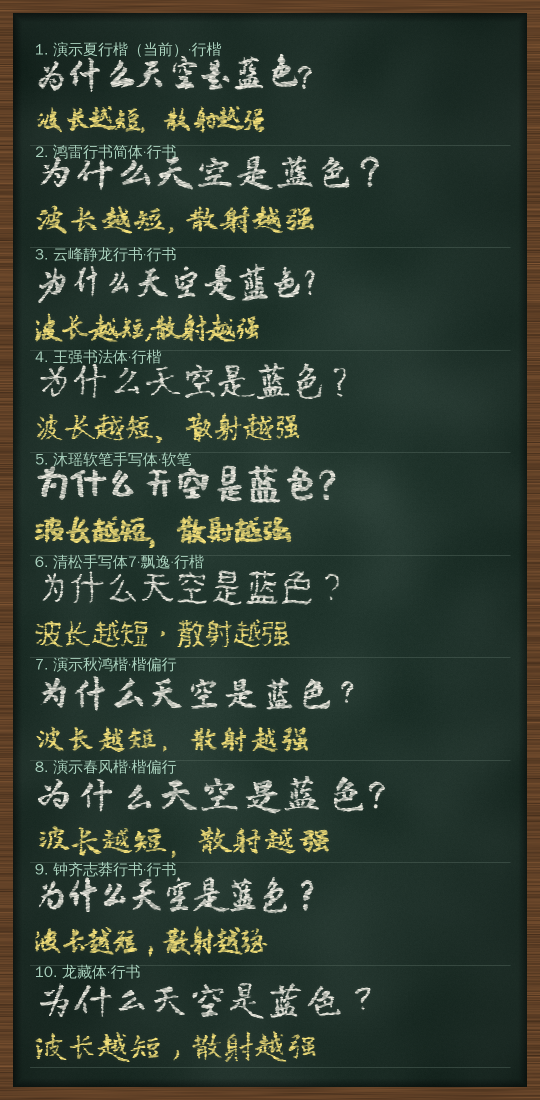
#> input picture chalkboard-video/xingkai_fonts_compare.png, 1080 x 2200 px (shown at 1/2 size)
$ python pixelize.py ../chalkboard-video/xingkai_fonts_compare.png out.png
#> lines starting #> are read from the running program, lines starting #| are printed output that depends on the picture
"""把一张图做成像素风 GIF：缩到 320×180 原生像素、固定调色板，加镜头漂浮、风线、飘过的小云和阳光闪烁，循环播放。
  python3 pixelize.py 输入图 输出.gif [--scale 3] [--colors 64] [--secs 2.4]"""
import argparse, math
import numpy as np
from PIL import Image, ImageDraw, ImageEnhance

ap = argparse.ArgumentParser()
ap.add_argument('src'); ap.add_argument('out')
ap.add_argument('--scale', type=int, default=3)
ap.add_argument('--colors', type=int, default=64)
ap.add_argument('--secs', type=float, default=2.4)
ap.add_argument('--fps', type=int, default=10)
A = ap.parse_args()

W, H = 320, 180
PAD = 6                      # 留边给镜头漂浮
BW, BH = W + 2 * PAD, H + 2 * PAD
BAYER = (np.array([[0, 8, 2, 10], [12, 4, 14, 6], [3, 11, 1, 9], [15, 7, 13, 5]]) + 0.5) / 16


def hsh(*v):
    x = 0
    for i in v:
        x = (x * 1000003 + int(i * 7919) + 12345) & 0xFFFFFFFF
    x ^= x >> 13; x = (x * 0x5BD1E995) & 0xFFFFFFFF; x ^= x >> 15
    return (x & 0xFFFFFF) / float(0x1000000)


src = Image.open(A.src).convert('RGB')
#> src is the input picture: PIL image 1080x2200 RGB; mean R, G, B 50.4, 63.1, 51.6
# 先略微提高饱和度和对比，缩小后颜色更“像素游戏”
src = ImageEnhance.Color(src).enhance(1.15)
src = ImageEnhance.Contrast(src).enhance(1.08)
base = src.resize((BW, BH), Image.LANCZOS)
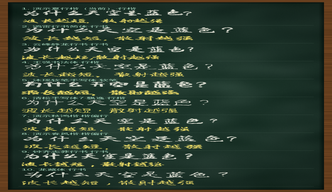
#> base: PIL image 332x192 RGB; mean R, G, B 47.7, 63.4, 48.7
# 固定调色板（中位切分），整段动画共用，避免闪烁
pal_img = base.quantize(colors=A.colors, method=Image.MEDIANCUT, dither=Image.NONE)
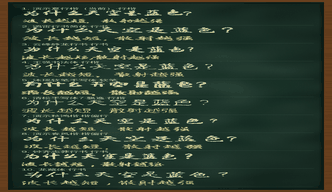
#> pal_img: PIL image 332x192 P; mean R, G, B 47.2, 63.2, 48.9
PALETTE = pal_img.getpalette()[:A.colors * 3]
#> PALETTE = 192 values, max 211 at index 0, min 10 at index 189, mean 52.19
pal_rgb = np.array(PALETTE, float).reshape(-1, 3)
#> pal_rgb = 64 rows, first 8: [211, 208, 160], [175, 178, 132], [155, 157, 108], [131, 145, 120], [122, 130, 91], [103, 122, 101], [98, 109, 78], [82, 103, 86]


def to_pal(img):
    """有序抖动 + 映射到固定调色板"""
    a = np.asarray(img).astype(float)
    h, w = a.shape[:2]
#> h = 192; w = 332
    bay = np.tile(BAYER, (h // 4 + 1, w // 4 + 1))[:h, :w][:, :, None]
    a = a + (bay - 0.5) * 18
    d = ((a[:, :, None, :] - pal_rgb[None, None]) ** 2).sum(3)
    idx = d.argmin(2).astype(np.uint8)
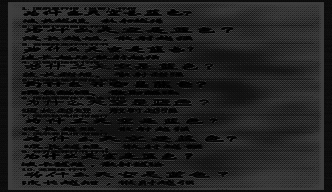
#> idx: shape (192, 332); min 0, max 63, mean 30.4
    p = Image.fromarray(idx, 'P'); p.putpalette(PALETTE + [0] * (768 - len(PALETTE)))
#> after `p = Image.fromarray(idx, 'P')`: p: PIL image 332x192 P; every value is 0
    return p


base_p = to_pal(base).convert('RGB')
N = int(A.secs * A.fps)


def cloud(d, x, y, s, col, edge):
    for (dx, dy, r) in ((0, 0, 5), (6, -3, 6), (13, 0, 5), (7, 2, 5)):
        d.ellipse([x + dx * s - r * s, y + dy * s - r * s, x + dx * s + r * s, y + dy * s + r * s], fill=edge)
    for (dx, dy, r) in ((0, 0, 4), (6, -3, 5), (13, 0, 4), (7, 2, 4)):
        d.ellipse([x + dx * s - r * s, y + dy * s - r * s, x + dx * s + r * s, y + dy * s + r * s], fill=col)


frames = []
for f in range(N):
    ph = f / N                        # 0..1 一个循环
    a = 2 * math.pi * ph
    # 镜头：轻轻上下浮动 + 小幅左右摆，像跟着神龙一起飞
    ox = PAD + int(round(math.sin(a) * 3))
    oy = PAD + int(round(math.sin(a * 2) * 2))
    img = base_p.crop((ox, oy, ox + W, oy + H))
    d = ImageDraw.Draw(img)
    # 阳光：左上角一圈一圈闪
    arr = np.asarray(img).astype(float)
    yy, xx = np.mgrid[0:H, 0:W]
    r = np.hypot(xx - 6, yy - 6)
    glow = np.clip(1 - r / (46 + 6 * math.sin(a * 2)), 0, 1) ** 1.6 * 0.5
    bay = np.tile(BAYER, (H // 4 + 1, W // 4 + 1))[:H, :W]
    m = bay < glow * 1.6
    arr[m] = arr[m] * 0.45 + np.array([255, 250, 225]) * 0.55
    img = Image.fromarray(arr.astype(np.uint8))
    d = ImageDraw.Draw(img)
    for i in range(6):
        ang = 0.25 + i * 0.22 + math.sin(a + i) * 0.03
        L = 30 + 10 * math.sin(a * 2 + i)
        d.line([(6, 6), (6 + math.cos(ang) * L, 6 + math.sin(ang) * L)], fill=(255, 252, 230))
    # 风线：往右飞掠（神龙朝左飞，背景向右退）
    for i in range(14):
        y = int(4 + hsh(i, 1) * 22) if i % 2 else int(150 + hsh(i, 1) * 26)  # 只在上下两条天空/云海里，不划过人物
        ln = 10 + int(hsh(i, 2) * 22)
        sp = 1 + int(hsh(i, 3) * 2)                       # 每个循环走 1~2 屏，首尾衔接
        x = int((hsh(i, 4) * (W + 80) + ph * sp * (W + 80)) % (W + 80)) - 40
        d.line([(x, y), (x + ln, y)], fill=(250, 252, 255) if i % 3 else (210, 225, 255))
    # 前景小云飘过（像素云）
    for i in range(3):
        y = int(168 + i * 5 + hsh(i, 7) * 3)
        x = int((hsh(i, 8) * (W + 120) + ph * (W + 120)) % (W + 120)) - 60
        cloud(d, x, y, 1, (250, 248, 255), (176, 186, 220))
    # 闪光点
    for i in range(10):
        if (f + i * 3) % 8 < 3:
            sx, sy = int(hsh(i, 9) * W), int(hsh(i, 10) * 90)
            rr = 2 if (f + i * 3) % 8 == 1 else 1
            d.line([(sx - rr, sy), (sx + rr, sy)], fill=(255, 255, 240)); d.line([(sx, sy - rr), (sx, sy + rr)], fill=(255, 255, 240))
    p = to_pal(img) if False else img.quantize(palette=pal_img, dither=Image.NONE)
    frames.append(p.resize((W * A.scale, H * A.scale), Image.NEAREST))
#> this loop made 24 passes
#> pass 1, `img = base_p.crop((ox, oy, ox + W, oy + H))`:
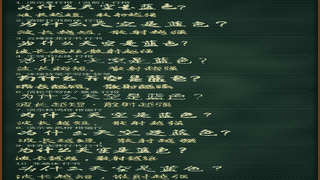
#> img: PIL image 320x180 RGB; mean R, G, B 45, 64.3, 51
#> pass 1, `p = to_pal(img) if False else img.quantize(palette=pal_img, dither=Ima..`:
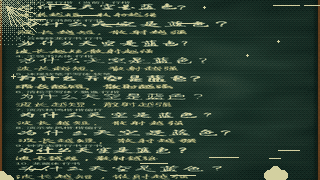
#> p: PIL image 320x180 P; mean R, G, B 47.6, 66.7, 52.7
#> after the loop:
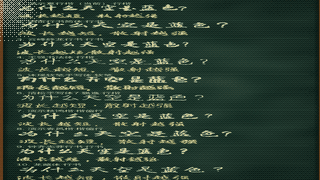
#> arr: shape (180, 320, 3) float64; mean R, G, B 45.9, 65.2, 51.8
#> after the loop, frames = 24 items

frames[0].save(A.out, save_all=True, append_images=frames[1:], duration=int(1000 / A.fps), loop=0, optimize=True, disposal=1)
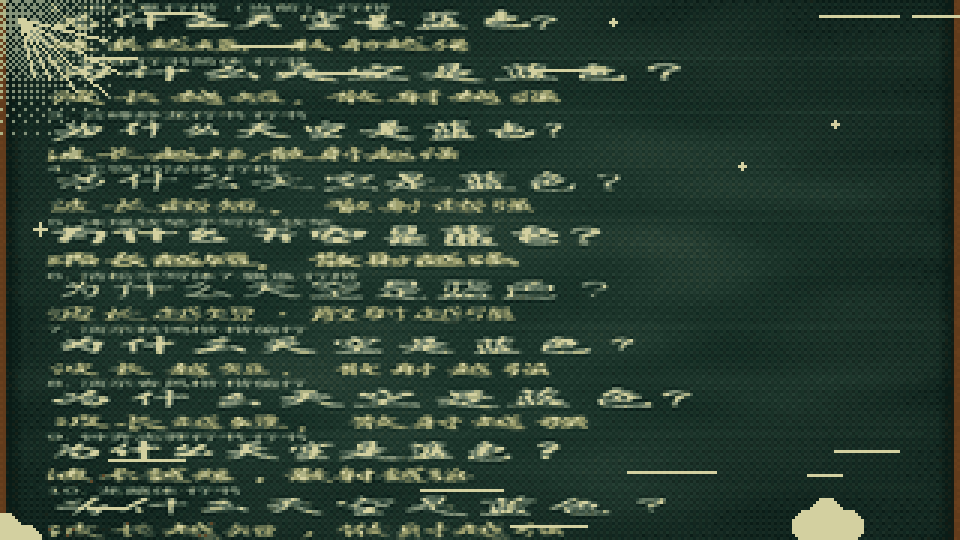
#> saved as out.png: PIL image 960x540 P; mean R, G, B 47.6, 66.7, 52.7
print('ok', A.out, len(frames), 'frames')
#| ok out.png 24 frames
